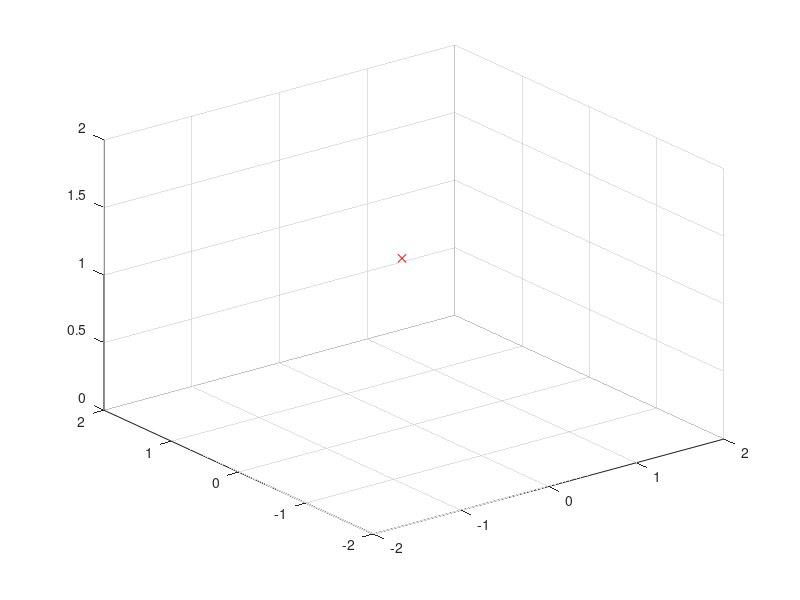

Source code (MATLAB): (Note: this script raises an error after producing the figure.)
% Simulating state of nodes
%
% Implements the displacement-based formation controller from Section V-B
% of the cited survey: each node moves to correct the error between its
% actual relative position to its neighbors and the target relative
% position encoded in `Shape`, plus a sigma-norm-based repulsive term
% (Auxiliar.sigma_norm / rho_h / sigma_1, see Auxiliar.m in this same
% folder — an Olfati-Saber-style flocking potential function) to avoid
% node-to-node collisions while not yet "assembling" into the final
% formation.
clear
%controller Section V-B
%A survey of multi-agent formation control: Position-, displacement-, and distance-based approaches
%Kwang-Kyo Oh, Myoung-Chul Park, and Hyo-Sung Ahn


Shape = [
    0  1  0  0;
    0  0  1 -1;
    1  1  1  1];

% Shape = [
%     0  1  1  1;
%     0  0  1 -1;
%     1  1  1  1];
% 
% Shape = [
%     0  1  0  0;
%     0  0  1 -1;
%     1  1  1  1];
% 
% Shape = [
%     -1  0  0  0;
%      0  0  1 -1;
%      1  1  1  1];


%% 1D - 2 nodes
% Gamma=1;   % Inter state relationship matrix
% A=[0 1; 1 0];       % Ajacency Matrix
% A_deg=A;       % Ajacency Matrix version with degree
% for i=1:size(A,1); A_deg(i,i) = -sum(A(i,:)); end
% N=2;                % Nodes in the network, cardinallity of vertex set
% n=1;                % Variables of the state of each node dimensions to consider
% x=[0.25,0.75;-0.5,0.5];
% %u=[0;0.1]*0;

%% 2D - 2 nodes
% Gamma=[1 0; 0 1];   % Inter state relationship matrix
% A=[0 1; 1 0];       % Ajacency Matrix
% A_deg=A;       % Ajacency Matrix version with degree
% for i=1:size(A,1); A_deg(i,i) = -sum(A(i,:)); end
% N=2;                % Nodes in the network, cardinallity of vertex set
% n=2;                % Variables of the state of each node
% x=[ [0.1;0.55;0;0] , [0.7;0.8;0;0] ] ;


%% 3D - 3 nodes
% N=4;                % Nodes in the network, cardinallity of vertex set
% n=3;                % Variables of the state of each node
% Gamma=[1 0; 0 1];   % Inter state relationship matrix
% A=zeros(N,N);       % Ajacency Matrix
% A(1,2)=1; A(1,3)=1; A(1,4)=1; 
%           A(2,3)=1; A(2,4)=1; 
%                     A(3,4)=1; 
% A = A + A';
% A_deg=A;       % Ajacency Matrix version with degree
% % D=zeros(N,N);       % Ajacency Matrix
% % d=0.25;
% % rd=sqrt(2)*d;
% % D(1,2)=2*d; D(1,3)=2*rd; D(1,4)=2*d;
% %             D(2,3)=2*d;  D(2,4)=2*rd;
% %                          D(3,4)=2*rd;
% % D = D+D';
% x=zeros(n*2,N);
% for i=1:N x(:,i)=[i/1;0;0;0;0;0];  end
% % for i=1:N; x(:,i)=[i/2;((-1)^i)/2;0;0;0;0]+[0;0.5;0;0;0;0]; end

%% 3D - 9 nodes
N=4;                % Nodes in the network, cardinallity of vertex set
n=3;                % Variables of the state of each node
Gamma=[1 0; 0 1];   % Inter state relationship matrix
A=zeros(N,N);       % Ajacency Matrix
A(1,2)=1; A(1,3)=1; A(1,4)=1; 
          A(2,3)=0; A(2,4)=0; 
                    A(3,4)=0; 
                              
A = A + A';
x=zeros(n,N);
for i=1:N; x(:,i)=[i/10;rand;1]+[0;0;0]; end

%% WP navigation of the ensemble
%2D
% WP = [2.5;2.5;0;0];
% for j=2:5; WP(:,j) = WP(:,j-1)+[1;1;0;0]; end
% %3D
WP = [0;0;0;0;0;0];
for j=2:5; WP(:,j) = WP(:,j-1)+[0.2;0.2;0;0;0;0]; end
nextwp=1;
WP(3,nextwp)=Shape(3,1);

close all
figure

%% Flocking simulation

% Discretizing the adjacency matrix to simulate the network behaviour
%Ad = ssdata(c2d(ss(A_deg,zeros(N*n,1),zeros(1,N*n),zeros(N*n,1)),dt))
% `i` here is whatever value the "for i=1:N" initialization loop above
% left it at (i.e. N) — this just plots that last node's starting position
% as a one-off priming point before the main loop below takes over.
plot3(x(1,i,1),x(2,i,1), x(3,i,1), 'xr');
axis([-2 2 -2 2 0 2])
% axis([-1 5 -1 5])
grid on
hold on
epslon = 1;
dt=0.1;

int_range_r = 1.33;
sigma_int_range = Auxiliar.sigma_norm(int_range_r);

now=1
kp=0.5
kv=1
assembling=0;



for t=dt:dt:200
    tic
    k=round(t/dt);
    cla
    hold on
    clc;
    for i=1:N
        % Figure plot
        % --------------- 
%          plot(x(1,i,k), 0.5, 'xr'); %1D
%          text(x(1,i,k)+0.01, 0.5+0.01, num2str(i)); %1D
        %2D
%         plot(x(1,i,k),x(2,i,k), 'xr');
%         text(x(1,i,k)+0.01,x(2,i,k)+0.01, num2str(i)); 
        %3D        
        plot3(x(1,i,k),x(2,i,k), x(3,i,k), 'xr');  
        text(x(1,i,k)+0.01,x(2,i,k)+0.01,x(3,i,k)+0.01, num2str(i)); 
        plot3([x(1,i,k),x(1,i,k)],[x(2,i,k),x(2,i,k)],[x(3,i,k),0], 'k--');
        
        posi = x(1:n,i,k);
%         veli = x(n+1:n+n,i,k);
        u = x(1:n,1,1)*0;


        posi_s = Shape(1:n,i);
        plot3(posi_s(1),posi_s(2),posi_s(3), 'xm');  
        text(posi_s(1,1)+0.01,posi_s(2,1)+0.01,posi_s(3,1)+0.01,num2str(i));

        for j=1:N
            posj = x(1:n,j,k);
            if i~=j && A(i,j)~=0
%                 posj = x(1:n,j,k);
%                 velj = x(n+1:n+n,j,k);
                posj_s = Shape(1:n,j);
                u = u + kp*(posi - posj - posi_s + posj_s);%+ kv*(veli-velj);
                if i>j
                    plot3([x(1,i,k) x(1,j,k)],[x(2,i,k) x(2,j,k)],[x(3,i,k) x(3,j,k)], 'k');
                    %text(mean([x(1,i,k) x(1,j,k)]),mean([x(2,i,k) x(2,j,k)]), strcat('d=',num2str(sqrt((x(1,i,k)-x(1,j,k))^2+(x(2,i,k)-x(2,j,k))^2),3)));
                    plot3([posi_s(1),posj_s(1)]+WP(1,nextwp),[posi_s(2),posj_s(2)]+WP(2,nextwp),[posi_s(3),posj_s(3)], 'm--');
                end
            end
            if i~=j
                %trying to avoid colisions
                diff = posj-posi;
                sigma_diff = Auxiliar.sigma_norm(diff);
                sigma_d = Auxiliar.sigma_norm(1);
                phi_alpha = Auxiliar.rho_h(sigma_diff/sigma_int_range)*Auxiliar.sigma_1(sigma_diff-sigma_d);
                nij= diff/sqrt(1+epslon*norm(diff,2)^2);
%                 if norm(phi_alpha*nij,2)>0.001 || norm(diff) < 0.2
%                     %just for debug
%                     [i,j, norm(phi_alpha*nij,2), norm(diff)]
%                 end
                %do not avoid colisions if it is an assembly stage
                if assembling==0; u = u - phi_alpha*nij; end
                if norm(diff)<0.6
                    disp(norm(phi_alpha*nij))
                end
            end
        end
        
        u=-1*u;
        
        %Pinning controller
        if i==1
%             u = u + 1e0*(WP(1:n,nextwp)-mean(x(1:n,:,k),2)) + 1e1*(WP(n+1:n+n,nextwp)-mean(x(n+1:n+n,:,k),2));
            u = u + 1e0*(WP(1:n,nextwp)-x(1:n,i,k));% + 1e1*(WP(n+1:n+n,nextwp)-x(n+1:n+n,i,k));
        end
        
        x(1:n,i,k+1)  = posi + dt*u;
    end
    
    
    plot(mean(x(1,:,k),2),mean(x(2,:,k)), 'ok');
    text(mean(x(1,:,k))+0.01,mean(x(2,:,k))+0.01, 'CM');
    plot(WP(1,nextwp),WP(2,nextwp), 'vk');
    text(WP(1,nextwp)+0.02,WP(2,nextwp)+0.02, 'goal');
    title(strcat('t = ',num2str(t),' s'));
    
    %shirink the structure, assembly stage
    %if norm((WP(1:n,nextwp)-mean(x(1:n,:,k),2)), 2) < 0.2 &&...
    if norm(WP(1:n,nextwp)-x(1:n,1,k),2)  < 0.05 &&...
       norm((Shape(:,1)-Shape(:,2)), 2) > 0.2
        disp([norm((WP(1:n,nextwp)-mean(x(1:n,:,k),2)), 2), norm((Shape(:,1)-Shape(:,2)), 2), WP(3,nextwp)])
        Shape=Shape*0.999;
        WP(3,nextwp)=Shape(3,1);%WP(3,nextwp)*0.999;
%         WP(3,nextwp)=norm((End_POS_pyramid(:,1)-End_POS_pyramid(:,2)), 2)-0.2+0.135;%WP(3,nextwp)*0.999;
        assembling=1;
%         axis tight
    end
        
%     if abs(WP(1:n,nextwp)-mean(x(1:n,:,k),2)) + abs(WP(n+1:n+n,nextwp)-mean(x(n+1:n+n,:,k),2)) < 0.05
%         nextwp=mod(nextwp+1,size(WP,2));
%         if nextwp==0;nextwp=1;end
%     end

    hold off
    % ---------------

   proc_time=toc
   drawnow
   pause(0.1)
   if dt>proc_time pause(abs(dt-proc_time)); end

%     if t>=now
% %         print(strcat(num2str(now),'s'),'-dpng')
%         now=t+1;
%         pause(0.05);
%     end
%    pause(0.02);
end

figure
hold on
grid on


for node=1:N
    subplot(3,ceil(N/3),node); hold on; grid on;
    for j=1:n
        state_node=zeros(k,0);
        state_name='';
        for time=1:k; state_node(time)=x(j,node,time); end; 
        switch j; case 1, state_name='x' ; case 2, state_name='y' ; case 3, state_name='z' ; end
        plot(state_node, 'displayname', state_name)
    end
    title(strcat('Node ',num2str(node)));
    legend show
    axis tight
    hold off
end



%% Not used
%                 zed = posj-posi;
%                 sigma_norm_zed = Auxiliar.sigma_norm(zed);
%                 delta_sigma = zed / (1+epslon*sigma_norm_zed);
                %d_sig_norm=sqrt(1+norm(d,2)^2)-1;
                %phi_function_minus=(sigma_norm^2 -2*d_sig_norm*sigma_norm + d_sig_norm^2);
                %delta = (phi_function_plus-phi_function_minus)/0.001;
                %posji = posj-posi;
                %sigma_norm=sqrt(1+norm(posji,2)^2)-1;
                %phi_function=(sigma_norm^2 -2*d_sig_norm*sigma_norm + d_sig_norm^2);
